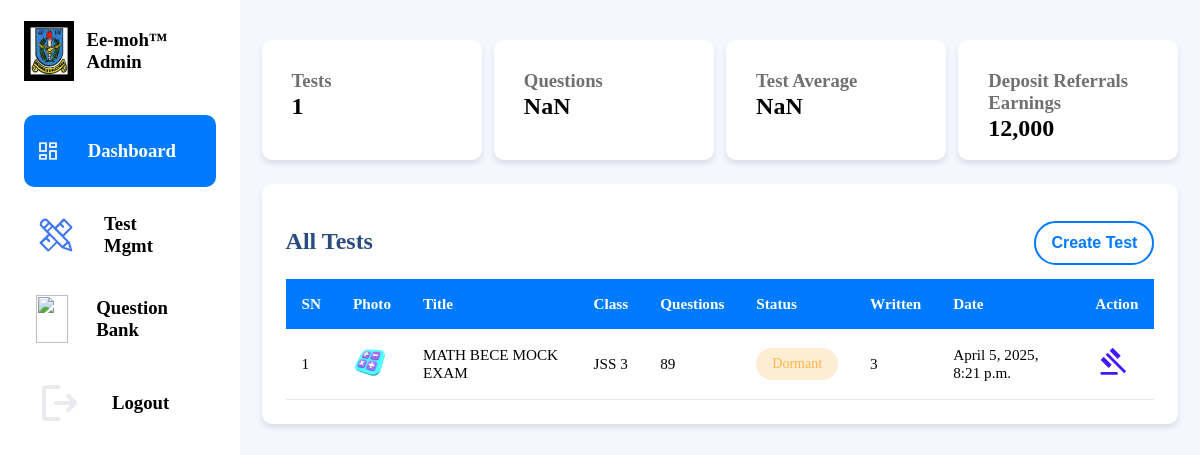
Page /administrator/test_mgmt/ (signed in) on the earlier database version.
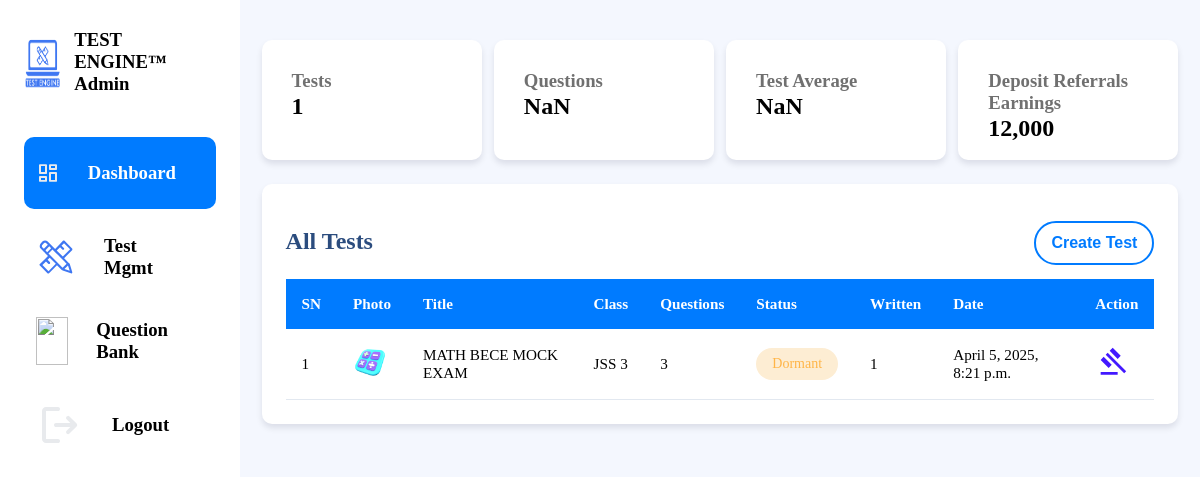
Same page on the later database version.
### administration/models.py (models this page shows, shortened)
class AppInfo (models.Model):
    logo = models.ImageField(upload_to="webcms", blank=True, null=True)
    email = models.CharField(max_length=33)
    name = models.CharField(max_length=33)
    phone = models.CharField(max_length=11, blank=True, null=True)
    address = models.CharField(max_length=100, blank=True, null=True)
    phrase = models.CharField(max_length=500)

### tester/models.py (models this page shows, shortened)
class Test(models.Model):
    title = models.CharField(max_length=33)
    description = models.CharField(max_length=200)
    image = models.ImageField(upload_to='course/')
    is_active = models.BooleanField(default=False)
    form = models.ForeignKey(Form, on_delete=models.CASCADE)
    mark = models.IntegerField(default=1)
    duration = models.IntegerField(default=30)
    created = models.DateTimeField(auto_now_add=True, blank=True, null=True)

### authenticator/models.py (models this page shows, shortened)
class Form(models.Model):
    name = models.CharField(max_length=33)
    form_img = models.ImageField(upload_to='form_images/', null=True, blank=True)

### administration/views.py (the view)
# urls.py: path('test_mgmt/', views.test_mgmt, name="test_mgmt"),
@staff_member_required
def test_mgmt(request):
    context = {
        "total_tests": Test.objects.all().count(),
        "tests": Test.objects.all(),
    }
    return render(request, "administration/test_mgmt/test_mgmt.html", context)

### administration/context_processors.py (called while the page is built)
def app_information(request):
    app_info = AppInfo.objects.first()
    return {
        'app_info': app_info
    }

### administration/templates/administration/test_mgmt/test_mgmt.html (shortened to what this page needs)
{% extends "administration/admin_base.html" %}
{% load static %}
{% block content %}
{% block page_style %}
<link type="text/css" href="{% static 'style/form.css' %}" rel="stylesheet" />
{% endblock %}
<div id="home" class="tabcontent">
    <div class="status-container">
        <div class="status-tab">
            <h3>Tests</h3>
            <h2 class="status-text"> <b class="formatted-price">{{ total_tests }}</b> </h2>
        </div>
        <div class="status-tab">
            <a href="#">
                <h3>Questions</h3>
                <h2><b class="formatted-price">{{ approved_tests }}</b></h2>
            </a>
        </div>
        <div class="status-tab">
            <a href="#">
                <h3>Test Average</h3>
                <h2><b class="formatted-price">{{ un_approved_tests }}</b></h2>
            </a>
        </div>
        <div class="status-tab">
            <h3>Deposit Referrals Earnings</h3>
            <h2><b class="formatted-price">12000</b></h2>
        </div>
    </div>
        <div class="table-wrapper">
            <div class="row" >
                <h2 class="table-title">All Tests</h2>
                <a href="{% url 'administration:create_test' %}"><button class="action_btn">Create Test</button></a>
            </div>
            <table class="modern-table">
                <thead>
                    <tr>
                        <th>SN</th>
                        <th>Photo</th>
                        <th>Title</th>
                        <th>Class</th>
                        <th>Questions</th>
                        <th>Status</th>
                        <th>Written</th>
                        <th>Date</th>
                        <th>Action</th>
                    </tr>
                </thead>
                <tbody>
                    {% for test in tests %}
                    <tr >
                        <td>{{ forloop.counter }}</td>
                        <td data-label="Photo">
                            {% if test.image %}
                                <img src="{{ test.image.url }}" />
                            {% else %}
                                <img src="{% static 'img/user.jpg' %}" />
                            {% endif %}
                        </td>
                        <td data-label="Title">{{ test.title }}</td>
                        <td data-label="Form">{{ test.form.name }}</td>
                        <td data-label="Questions">{{ test.question_set.count }}</td>
                        {% if test.is_active %}
                            <td data-label="Status">
                                <span class="status status-active">Active</span>
                            </td>
                        {% else %}
                            <td data-label="Status">
                                <span class="status status-pending">Dormant</span>
                            </td>
                        {% endif %}
                        <td data-label="Written">{{ test.testsession_set.count }}</td>
                        <td data-label="Date">{{ test.created }}</td>
                        <a>
                        <td data-label="Action">
                            <a href="{% url 'administration:edit_test' test.id %}"><img src="{% static 'img/icns/gavel.svg' %}" /></a>
                        </td>
                    </a>
                    </tr>
                    {% empty %}
                    <tr >
                        <td colspan="7"><span class="status status-inactive">No Data</span></td>
                    </tr>
                    {% endfor %}
                </tbody>
            </table>
        </div>
    </div>
</div>
{% endblock %}

### administration/templates/administration/admin_base.html (shortened to what this page needs)
{% load static %}
<!DOCTYPE html>
<html lang="en">
<head>
    <link type="text/css" href="{% static 'style/dashboardv1.0.css' %}" rel="stylesheet" />
    <link type="text/css" href="{% static 'style/table.css' %}" rel="stylesheet" />
    {% block page_style %} {% endblock %}
</head>
<body>
    <div class="main-container">
        <div class="sidebar-item">
            <div class="app-id">
                <div class="logo-box">
                    <img src="{{ app_info.logo.url }}" />
                </div>
                <div class="app-details">
                    <h3>{{ app_info.name }}&#8482; Admin</h3>
                </div>
            </div>
            <div class="dashboard-tab-container">
                <a href="{% url 'administration:administration' %}" class="dashboard-tab active" onclick="setActiveTab(event, this)">
                    <div class="icn-box">
                        <img src="{% static 'img/icns/dashboard.svg' %}" class="dashboard-icon" />
                    </div>
                    <h3>Dashboard</h3>
                </a>
                <a href="{% url 'administration:test_mgmt' %}" class="dashboard-tab" onclick="setActiveTab(event, this)">
                    <div class="icn-box">
                        <img src="{% static 'img/icns/test.svg' %}" class="dashboard-icon" />
                    </div>
                    <h3>Test Mgmt</h3>
                </a>
                <a href="#" class="dashboard-tab" onclick="setActiveTab(event, this)">
                    <div class="icn-box">
                        <img src="{% static 'img/icns/quiz.svg' %}" class="dashboard-icon" />
                    </div>
                    <h3>Question Bank</h3>
                </a>
                <a href="{% url 'authenticator:logout' %}" class="dashboard-tab" >
                    <div class="icn-box">
                        <img src="{% static 'img/icns/logout.svg' %}" class="dashboard-icon" />
                    </div>
                    <h3>Logout</h3>
                </a>
            </div>
        </div>
        <div class="main-item">
            <div class="main-item-wrap">
                {% block content %}
                {% endblock %}
            </div>
        </div>
</body>
</html>

Differences in the rows shown:
changed AppInfo: logo: a different picture; name "Ee-moh" → "TEST ENGINE"
computed for Test "MATH BECE MOCK EXAM": question_set.count "89" → "3"; testsession_set.count "3" → "1"
